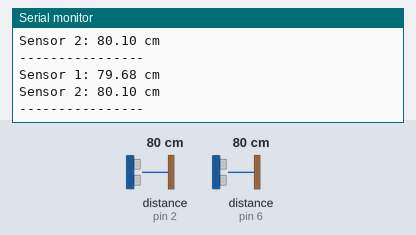
Recording of a sketch running on a simulated Arduino Uno, built with avr-gcc and run on an emulated ATmega328P. Parts: the last lines printed to the serial monitor. Wiring (inferred from the names in the program): 2 × ultrasonic range finder: trigger pin 3, echo pin 2 / trigger pin 5, echo pin 6. Inputs (shaded band) come from the test bench; at power-on: distance to the obstacle (sensors on pin 2, pin 6) 80 cm. The echo pulse lasts 58.3 µs per cm.

Above: at 1.3 s.
1.4 s: distance to the obstacle (sensor on pin 2) set to 2 cm
At 1.87 s:
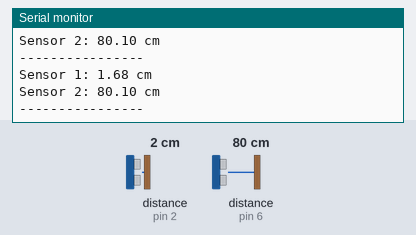
2.9 s: distance to the obstacle (sensor on pin 6) set to 2 cm
At 3.38 s:
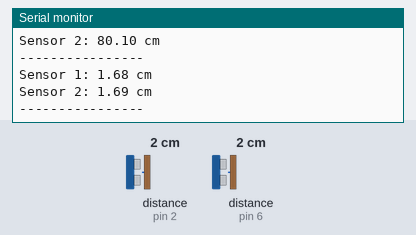
4.4 s: distance to the obstacle (sensor on pin 2) set to 4 cm
At 4.89 s:
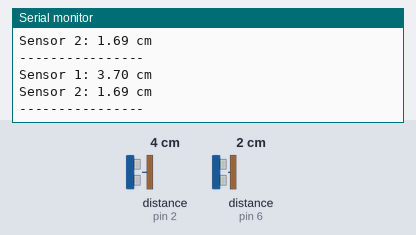
5.9 s: distance to the obstacle (sensor on pin 6) set to 4 cm
At 6.4 s:
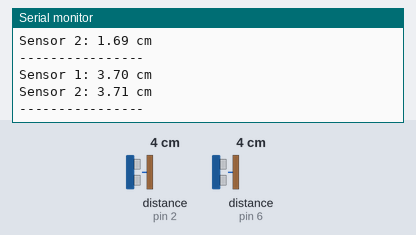
Timing chart, 0 to 8.4 s (numbered marks = the images above; inputs shaded):
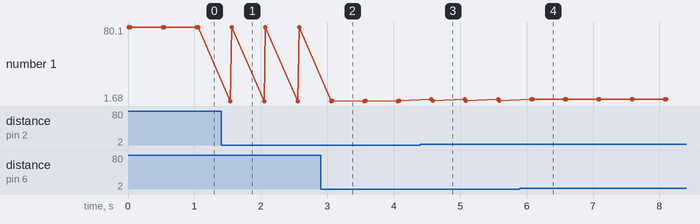

Measured:
- after the input at 1.4 s, the serial monitor: prints a new line after 0.14 s (image 1)
- after the input at 2.9 s, the serial monitor: prints a new line after 0.18 s (image 2)
- after the input at 4.4 s, the serial monitor: prints a new line after 0.16 s (image 3)
- after the input at 5.9 s, the serial monitor: prints a new line after 0.19 s (image 4)
- plotted number 1: 80.1 → 1.69 after the input at 2.9 s, 1.69 → 3.71 after the input at 5.9 s

The sketch:

ultrasonido_prueba.ino
```cpp
const int trigger = 3;
const int echo = 2;

const int trigger2 = 5;
const int echo2 = 6;


void setup() {

  pinMode(trigger, OUTPUT);
  pinMode(echo, INPUT);


  pinMode(trigger2, OUTPUT);
  pinMode(echo2, INPUT);


  Serial.begin(9600);
}

void loop() {

  // =========================
  // SENSOR 1
  // =========================

  long tiempo1;
  float distancia1;

  digitalWrite(trigger, LOW);
  delayMicroseconds(2);

  digitalWrite(trigger, HIGH);
  delayMicroseconds(10);

  digitalWrite(trigger, LOW);

  tiempo1 = pulseIn(echo, HIGH);

  distancia1 = (tiempo1/2)*0.0343;

  // =========================
  // SENSOR 2
  // =========================


  long tiempo2;
  float distancia2;

  digitalWrite(trigger2, LOW);
  delayMicroseconds(50);

  digitalWrite(trigger2, HIGH);
  delayMicroseconds(20);

  digitalWrite(trigger2, LOW);

  tiempo2 = pulseIn(echo2, HIGH);

  distancia2 = tiempo2 / 58.0;


  // =========================
  // MOSTRAR DATOS
  // =========================

  Serial.print("Sensor 1: ");
  Serial.print(distancia1);
  Serial.println(" cm");


  Serial.print("Sensor 2: ");
  Serial.print(distancia2);
  Serial.println(" cm");

  Serial.println("----------------");


  delay(500);
}
```
